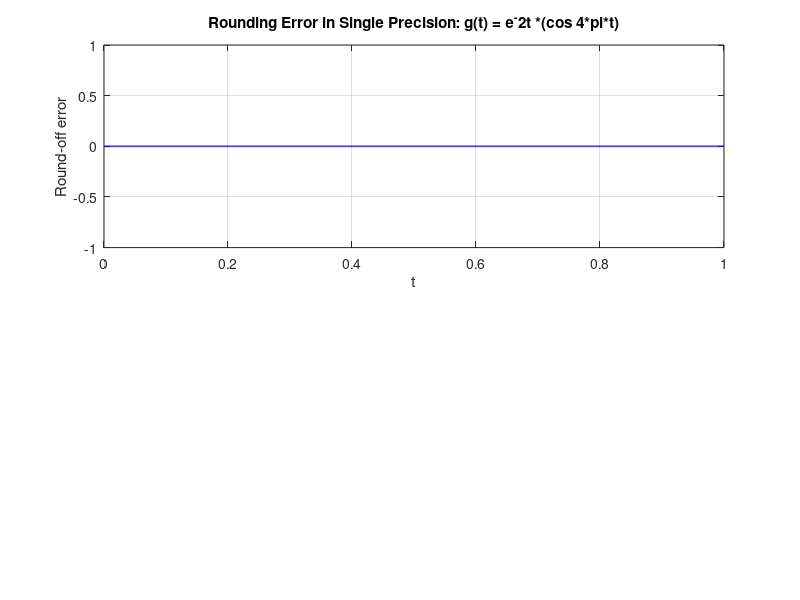

MATLAB code for this plot:
 % =====================================================
 % LAB: Round-off Error in Single Precision Computation
 % =====================================================
 clc; clear; close all;
 % Function and sample points
 t = 0:0.0005:1;
 % 501 equidistant points
 tt = exp(-2.*t) .* (cos(4*pi.*t)); % Double precision
  % Convert to single precision
 rt = single(tt);
 % Compute relative rounding error
 round_err = (abs(tt- rt)) ./ abs(tt);
 % Plot rounding error
 figure;
 subplot(2,1,1),plot(t, round_err, "b-", "LineWidth", 1.2);
 grid on;
     
 xlabel("t");
 ylabel("Round-off error");
 title("Rounding Error in Single Precision: g(t) = e^-2t *(cos 4*pi*t)");
 grid on;
 % Relative rounding error vs. machine epsilon
 eta = eps('single')/2;
 rel_round_err = max(abs(round_err)) / eta;
 fprintf('\n Maximum relative rounding error (scaled by eta): %.3f\n', rel_round_err);
 fprintf(" Machine epsilon / 2 (single precision): %.3e\n", eta);